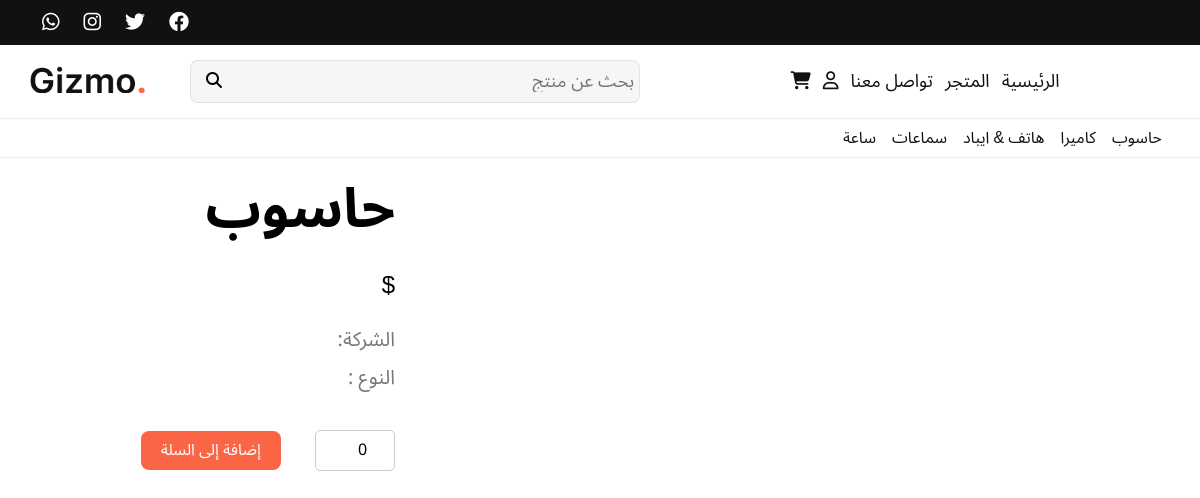
Screenshot of /Pages/productPage.php with the database file from the repository.
### tables this page shows
CREATE TABLE `type_product` (
  `id` int(11) NOT NULL,
  `name` varchar(55) NOT NULL
);

### Pages/productPage.php (the view, shortened to what this page needs)
<?php
    include("../PHP/dbcon.php");
?>
<!DOCTYPE html>
<html lang="en">
<head>
    <link rel="stylesheet" href="../CSS/store.css">
    <link rel="stylesheet" href="../CSS/normalize.css">
    <link rel="stylesheet" href="../CSS/all.min.css">
</head>
<body dir="rtl">
    <?php include("header.php") ?>
    <div class="product">
        <div class="container">
            <?php
                    $query = $conn->prepare($sql);
                    $query->execute();
                    $result = $query->fetch(PDO::FETCH_OBJ);
            ?>
            <div class="image">
            </div>
            <div class="info-text">
                <h2 class="title"><?= $result->name ?></h2>
                <h2 class="price">$<?= $result->price ?></h2>
                <h2 class="company">الشركة: <?= $result->company ?></h2>
                <h2 class="company">النوع : <?= $result->type ?></h2>
                <div class="request">
                    <input type="number" name="" min="0" max="<?= $result->quantity ?>" value="0" id="quantity">
                    <button class="add-cart">إضافة إلى السلة</button>
                </div>
            </div>
        </div>
    </div>
</body>
</html>

### Pages/header.php (shortened to what this page needs)
<?php
    $sql = "SELECT * FROM type_product";
    $query = $conn->prepare($sql);
    $query->execute();
    $links = "";
    while($rows = $query->fetchAll(PDO::FETCH_OBJ)){
        foreach($rows as $row){
            $links .= "<li><a href='tab.php?id={$row->id}'>$row->name</a></li>";
        }
    }
     ?>
        <header>
            <div>
                <div class='content-box first'>
                    <div class='container'>
                        <ul>
                            <li><a href='#'><i class='fa-brands fa-facebook'></i></a></li>
                            <li><a href='#'><i class='fa-brands fa-twitter'></i></a></li>
                            <li><a href='#'><i class='fa-brands fa-instagram'></i></a></li>
                            <li><a href='#'><i class='fa-brands fa-whatsapp'></i></a></li>
                        </ul>
                    </div>
                </div>
                <div dir='ltr' class='content-box second'>
                    <div class='container'>
                        <div class='logo'>
                            <img src='../images/logo-1.png' alt='logo.png'>
                        </div>
                        <div class='search-box'>
                            <i class='fa-solid fa-magnifying-glass'></i>
                            <form method='POST' action='search.php'>
                                <input type='text' name='search' placeholder='بحث عن منتج'>
                            </form>
                        </div>
                        <nav dir='rtl'>
                            <ul class='links'>
                                <li><a href='index.php'>الرئيسية</a></li>
                                <li><a href='shop.php'>المتجر</a></li>
                                <li><a href='#'>تواصل معنا</a></li>
                                <li><a href='login.php'><i class='fa-regular fa-user'></i></a></li>
                            </ul>
                            <div>
                                <a ><i class='fa-solid fa-cart-shopping cart-shopping'></i></a>
                            </div>
                        </nav>
                    </div>
                </div>
                <div class='content-box third'>
                    <div class='container'>
                        <nav>
                            <ul class='list-items'>
                                <?php
                                echo $links ?>
                            </ul>
                        </nav>
                    </div>
                </div>
            </div>
        </header>

### CSS/store.css (style rules this page uses)
* { margin: 0; padding: 0; -webkit-box-sizing: border-box; -moz-box-sizing: border-box; box-sizing: border-box; }
html { scroll-behavior: smooth; }
body { font-family: 'Noto Sans Arabic', sans-serif; }
a { text-decoration: none; }
ul { list-style: none; }
:root { --main-color: #FA6545; --dark-color: #111; --light-color: #fff; --width-cart: 450px }
.container { padding-left: 15px; padding-right: 15px; margin-left: auto; margin-right: auto; }
@media (min-width: 768px) { .container { width: 750px; } }
@media (min-width: 992px) { .container { width: 970px; } }
@media (min-width: 1200px) { .container { width: 1170px; } }
header .content-box.first { background-color: var(--dark-color); }
header .content-box.first ul { display: flex; justify-content: flex-end; align-items: center; }
header .content-box.first ul li { padding: 12px; transition: all 0.3s; }
header .content-box.first li i { color: var(--light-color); font-size: 20px; }
header .second .container { display: Grid; grid-template-columns: 120px 1fr 1fr; grid-gap: 20px; align-items: center; padding-top: 15px; padding-bottom: 15px; position: relative; }
header .second .logo img { width: 115px; cursor: pointer; }
header .second .search-box { grid-column: 2 / 3; display: flex; align-items: center; margin: 0 20px; padding: 10px 5px; background-color: #F4F6F8; border-radius: 8px; border: 1px solid rgba(196, 196, 196, 0.4); }
header .second .search-box i { width: 20px; height: 20px; padding: 0 10px; }
header .second .search-box form { width: 100%; }
header .second .search-box input { border: none; outline: none; background-color: transparent; margin-right: 15px; text-align: right; width: 100%; font-size: 18px; }
header nav { grid-column: 3 / 3; grid-row: 1; display: flex; justify-content: center; align-items: center; }
header nav .links { display: flex; justify-content: space-between; align-items: center; }
@media (min-width: 768px) { header .links { opacity: 1 !important; z-index: 99 !important; } }
header .links li a, header nav a { padding: 10px 6px; color: var(--dark-color); font-size: 18px; position: relative; }
header .links li:not(:last-child) a::after { content: ''; position: absolute; left: 50%; bottom: 0; width: 0%; height: 3px; background-color: var(--main-color); transition: all 0.3s; }
header .third { border-top: 1px solid #eee; border-bottom: 1px solid #eee; }
header .third nav { display: flex; justify-content: flex-start; align-items: center; }
header .third .list-items { display: flex; justify-content: flex-start; align-items: center; }
@media (min-width: 768px) { header .third .list-items { opacity: 1 !important; z-index: 99 !important; } }
header .third .list-items li a { position: relative; display: flex; padding: 10px 8px; transition: 0.3s; font-size: 16px; text-transform: capitalize; font-weight: 500; }
header .third .list-items li:not(:first-child) a::after { content: ''; position: absolute; left: 50%; bottom: 0; width: 0%; height: 3px; background-color: var(--main-color); transition: all 0.3s; }
.product .container { padding: 20px 0; display: flex; justify-content: space-between; flex-wrap: wrap; gap: 40px; }
.product .container .image { padding-left: 20px; padding-right: 20px; width: 500px; height: 500px; }
.product .container .info-text { padding-left: 20px; padding-right: 20px; width: 400px; margin-bottom: 30px; }
.product .info-text .title { font-size: 55px ; font-weight: 600; }
.product .info-text .price { margin: 30px 0; font-weight: 500; }
.product .info-text .company { margin: 15px 0; font-size: 20px; font-weight: 500; color: #777; }
.product .info-text .request input { display: inline-block; padding: 10px 20px; border: 1px solid #ccc; border-radius: 5px; outline: none; text-align: center; width: 80px; margin-left: 30px; }
.product .info-text .request .add-cart { padding: 10px 20px; color: #fff; background-color: #FA6545; border-radius: 8px; outline: none; border: none; cursor: pointer; font-weight: 500; transition: 0.3s; }

### rows the page displays
type_product: name "ساعة"
type_product: name "حاسوب"
type_product: name "كاميرا"
type_product: name "هاتف & ايباد"
type_product: name "سماعات"
